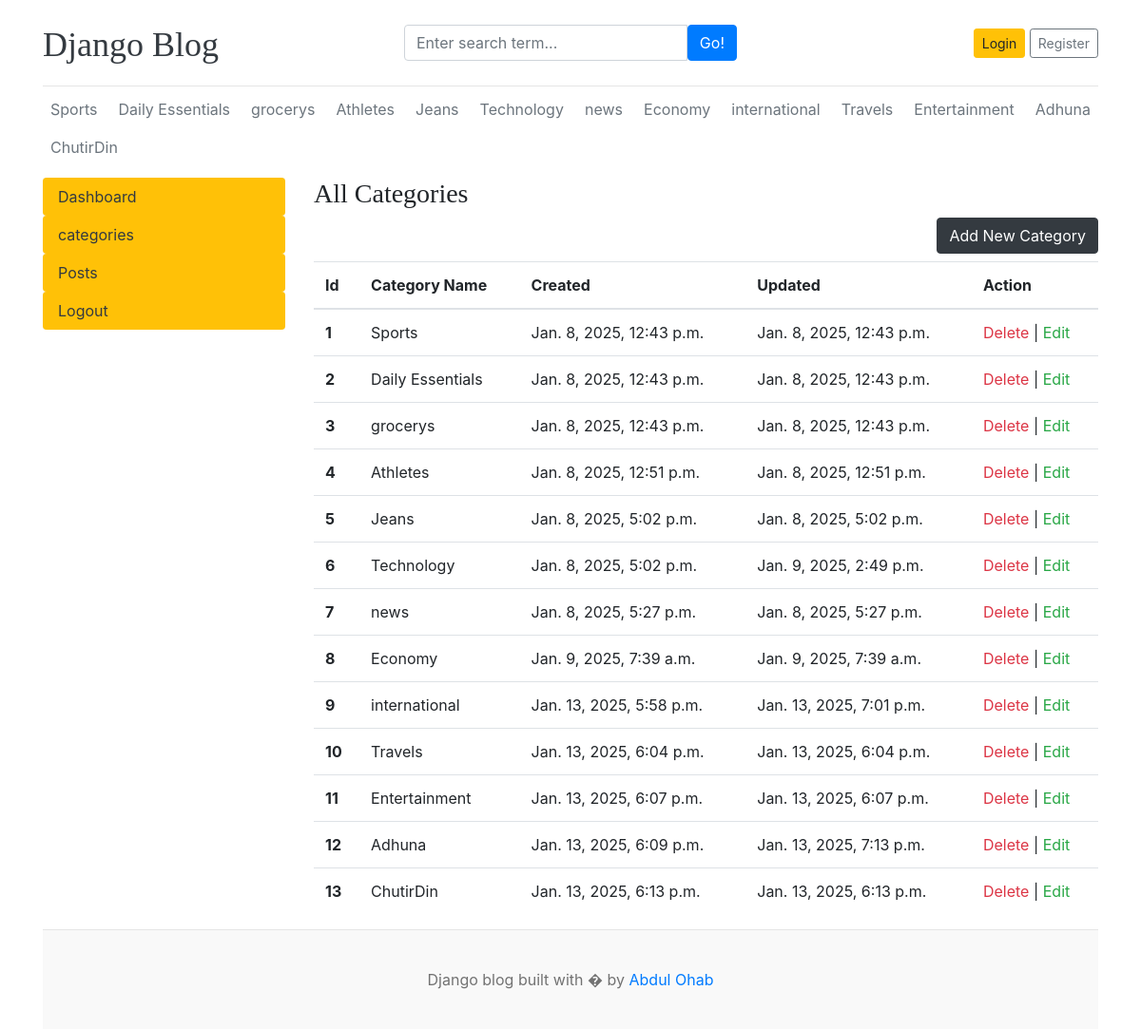
The app's page /dashboard/category_1/, older data.
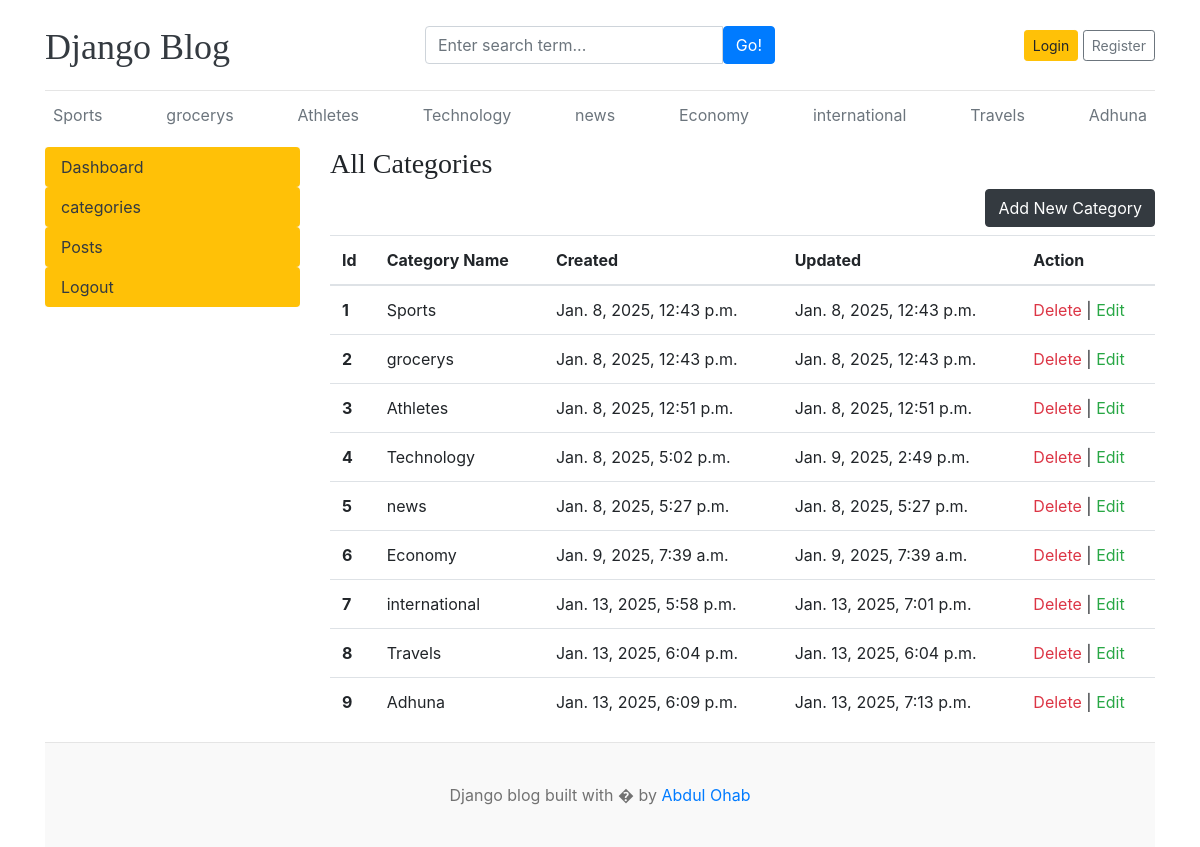
The same page, newer data.
### home/models.py (models this page shows, shortened)
class Category(models.Model):
    category_name=models.CharField(max_length=50,unique=True)
    created_at=models.DateTimeField(auto_now_add=True)
    updated_at=models.DateTimeField(auto_now=True)

### dashboard/views.py (the view)
# urls.py: path('category_1/', views.category_1 ,name='category_1Page'),
def category_1(request):
    categories = Category.objects.all()
    context={
        'categories':categories
    }
    return render(request,'category1.html',context)

### templates/category1.html
{% extends 'base.html' %}
{% block content %}
<div class="row">
    {% include 'leftSideBar.html' %}
    <div class="col-md-9">
        <h3> All Categories </h3>
        <a href="{% url 'addCategoryPage' %}" class="btn btn-dark float-right mb-2 ">Add New Category</a>
        <table class="table table-hover">
            <thead>
              <tr>
                <th >Id</th>
                <th >Category Name</th>
                <th >Created</th>
                <th >Updated</th>
                <th> Action</th>
              </tr>
            </thead>
            <tbody>
                {% for cat in categories %}
              <tr>
                <th >{{ forloop.counter }}</th>
                <td>{{cat.category_name}}</td>
                <td>{{cat.created_at}}</td>
                <td>{{cat.updated_at}}</td>
                <td> <a href="{% url 'deleteCategoryPage' cat.id %}" class="text-danger ">  Delete  </a> |<a href="{% url 'editCategoryPage' cat.id %}" class="text-success "> Edit</a> </td>
              </tr>
              {% endfor %}
            </tbody>
          </table>
    </div>
</div>
{% endblock %}

### templates/base.html
 {% include 'header.html' %}
  {% block content %}
  {% endblock  %}
  {% include 'footer.html' %}

### templates/header.html (shortened to what this page needs)
{% load static %}
<!DOCTYPE html>
<html lang="en">
<head>
    <link href="https://getbootstrap.com/docs/4.0/dist/css/bootstrap.min.css" rel="stylesheet">
    <link href="{% static 'css/blog.css' %}" rel="stylesheet">
  </head>
<body>
    <div class="container">
      <header class="blog-header py-3">
        <div class="row flex-nowrap justify-content-between align-items-center">
          <div class="col-4 pt-1">
            <a class="blog-header-logo text-dark" href="/">Django Blog</a>
          </div>
          <div class="col-4">
            <form action="{% url 'search' %}" method="GET" >
            <div class="input-group">
                <input class="form-control" type="text" name="keyword" placeholder="Enter search term..." aria-label="Enter search term..." aria-describedby="button-search" />
                <button type="submit" class="btn btn-primary" id="button-search" type="button">Go!</button>
            </div>
        </form>
          </div>
          <div class="col-4 d-flex justify-content-end align-items-center">
            {% if not user.is_authenticated %}
            <a class="btn btn-sm btn-warning" href="{% url 'loginPage'  %}">Login</a> &nbsp;
            <a class="btn btn-sm btn-outline-secondary" href="{% url 'registerPage'   %}">Register</a>
            {% else %}
            <span> <a href="{% url 'dashboardPage' %}" class="btn btn-sm btn-warning " > Dashboard </a> </span>&nbsp;
            <span> <a href="{% url 'logoutPage' %}"> Logout </a> </span>
            {% endif %}
          </div>
        </div>
      </header>
      <div class="nav-scroller py-1 mb-2">
        <nav class="nav d-flex justify-content-between ">
          {% for category in categories %}
          <a class="p-2 text-muted  " href="{% url 'categoryPage' category.id  %}"> {{category.category_name}}</a>
          {% endfor %}
        </nav>
      </div>

### templates/leftSideBar.html
<div class="col-md-3">
    <div class="nav flex-column nav-pills bg-light aria-orientation= 'vertical' ">
        <a href="{% url 'dashboardPage' %}" class=" nav-link text-dark bg-warning ">Dashboard</a>
        <a href="{% url 'category_1Page' %}" class=" nav-link text-dark bg-warning" >categories</a>
        <a href="" class=" nav-link text-dark bg-warning" >Posts</a>
        <a href="" class=" nav-link text-dark bg-warning" >Logout</a>
    </div>
</div>

### templates/footer.html
<footer class="blog-footer">
    <p>Django blog built with � by <a href="#">Abdul Ohab</a></p>
  </footer>
  </body>
  </html>

### static/css/blog.css (style rules this page uses)
.blog-header { border-bottom: 1px solid #e5e5e5; }
.blog-header-logo { font-family: "Playfair Display", Georgia, "Times New Roman", serif; font-size: 2.25rem; }
h1, h2, h3, h4, h5, h6 { font-family: "Playfair Display", Georgia, "Times New Roman", serif; }
.blog-footer { padding: 2.5rem 0; color: #727272; text-align: center; background-color: #f9f9f9; border-top: .05rem solid #e5e5e5; }
.blog-footer p:last-child { margin-bottom: 0; }

Row changes from the older to the newer data that the page shows:
removed Category: category_name "Daily Essentials", created_at "Jan. 8, 2025, 12:43 p.m.", updated_at "Jan. 8, 2025, 12:43 p.m."
removed Category: category_name "Jeans", created_at "Jan. 8, 2025, 5:02 p.m.", updated_at "Jan. 8, 2025, 5:02 p.m."
removed Category: category_name "Entertainment", created_at "Jan. 13, 2025, 6:07 p.m.", updated_at "Jan. 13, 2025, 6:07 p.m."
removed Category: category_name "ChutirDin", created_at "Jan. 13, 2025, 6:13 p.m.", updated_at "Jan. 13, 2025, 6:13 p.m."
